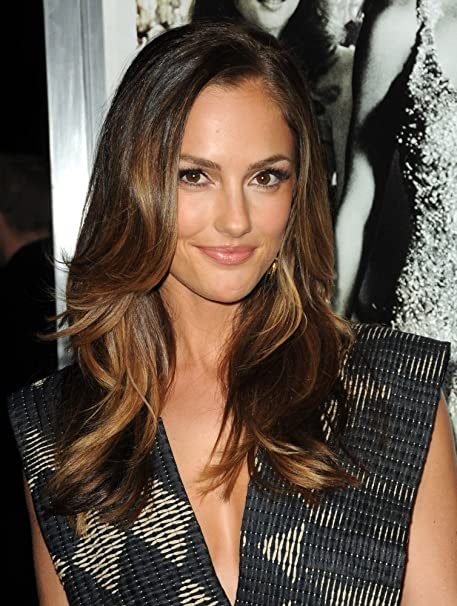
#> input picture opencv/sample.jpg, 457 x 606 px
$ python geometry_resize.py
#> lines starting #> are read from the running program, lines starting #| are printed output that depends on the picture
import cv2
import numpy as np
from matplotlib import pyplot as plt

img = cv2.imread('sample.jpg')
#> img is the input picture: shape (606, 457, 3); mean B, G, R 69.8, 81.6, 96.4
height, width = img.shape[:2]
#> height = 606; width = 457

shrink = cv2.resize(img, None, fx=0.5, fy=0.5,
interpolation=cv2.INTER_AREA)
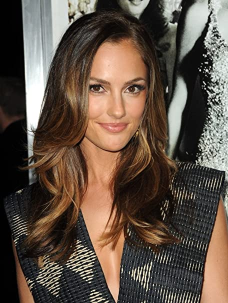
#> shrink: shape (303, 228, 3); mean B, G, R 69.7, 81.5, 96.4

zoom1 = cv2.resize(img, (width *2, height*2),
interpolation = cv2.INTER_CUBIC)

zoom2 = cv2.resize(img, None, fx=2,fy=2,
interpolation = cv2.INTER_CUBIC)

cv2.imshow('Origianl',img)
cv2.imshow('Shrink',shrink)
cv2.imshow('Zoom1',zoom1)
cv2.imshow('Zoom2',zoom2)

cv2.waitKey(0)
cv2.destroyAllWindows()
